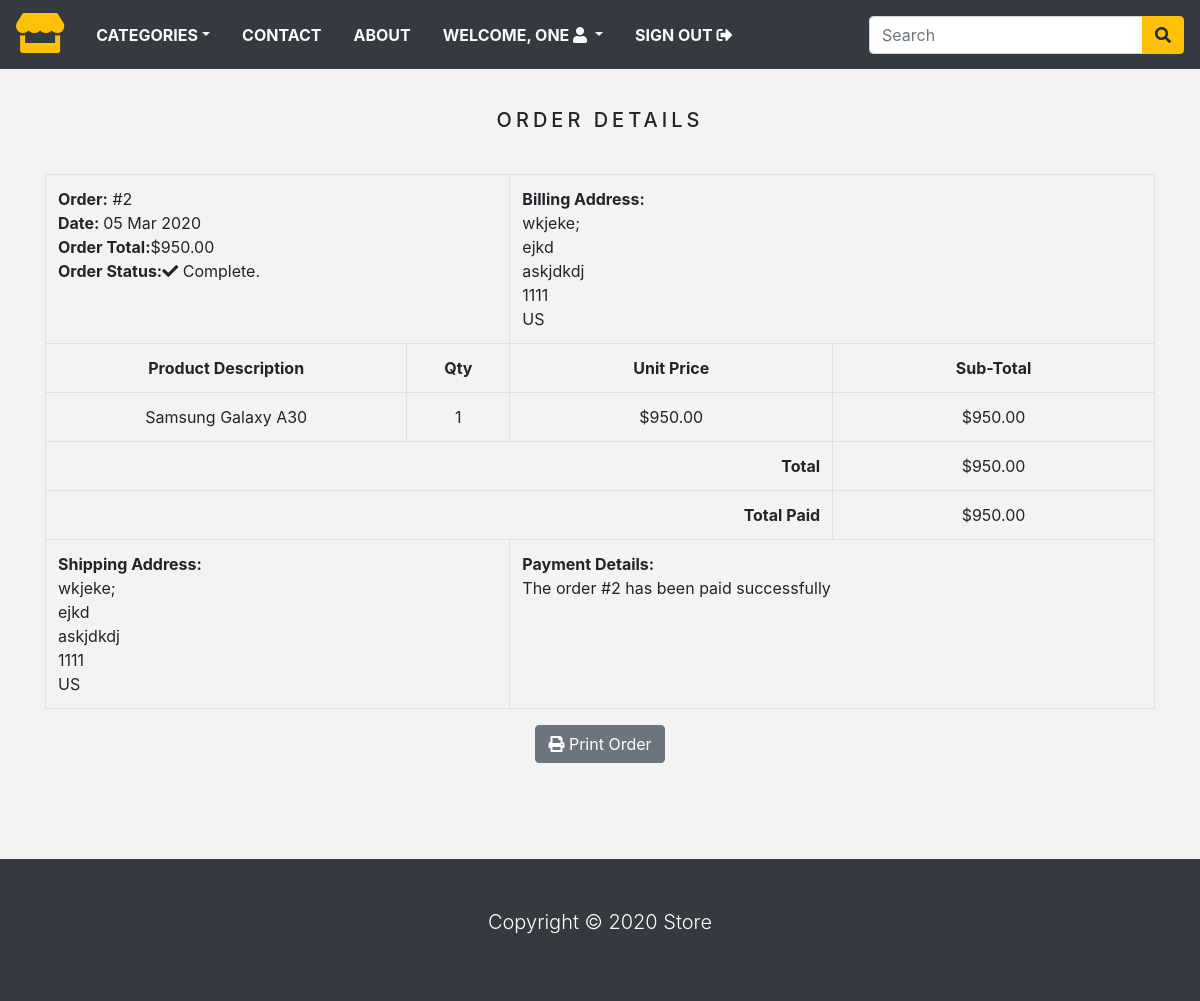
Screenshot of /order/2 (signed in) with the database file from the repository.
### store/models.py (models this page shows, shortened)
class Order(models.Model):
    token = models.CharField(max_length=250, blank=True)
    total = models.DecimalField(max_digits=10, decimal_places=2, verbose_name='USD Order Total')
    emailAddress = models.EmailField(max_length=250, blank=True, verbose_name='Email Address')
    created = models.DateTimeField(auto_now_add=True)
    billingName = models.CharField(max_length=250, blank=True)
    billingAddress1 = models.CharField(max_length=250, blank=True)
    billingCity = models.CharField(max_length=250, blank=True)
    billingPostcode = models.CharField(max_length=250, blank=True)
    billingCountry = models.CharField(max_length=250, blank=True)
    shippingName = models.CharField(max_length=250, blank=True)
    shippingAddress1 = models.CharField(max_length=250, blank=True)
    shippingCity = models.CharField(max_length=250, blank=True)
    shippingPostcode = models.CharField(max_length=250, blank=True)
    shippingCountry = models.CharField(max_length=250, blank=True)
    class Meta:
        db_table = 'Order'
        ordering = ['-created']

class OrderItem(models.Model):
    product = models.CharField(max_length=250)
    quantity = models.IntegerField()
    price = models.DecimalField(max_digits=10, decimal_places=2, verbose_name='USD Price')
    order = models.ForeignKey( Order, on_delete= models.CASCADE)
    class Meta:
        db_table = 'OrderItem'
    def sub_total(self):
        return self.quantity * self.price

### store/views.py (the view)
# urls.py: path('order/<int:order_id>', views.viewOrder, name='order_detail'),
@login_required(redirect_field_name='next', login_url='signin')
def viewOrder(request, order_id):
    if request.user.is_authenticated:
        email = str(request.user.email)
        order = Order.objects.get(id=order_id, emailAddress=email)
        order_items = OrderItem.objects.filter(order=order)
    return render(request, 'order_detail.html', {'order': order, 'order_items': order_items})

### store/context_processors.py (called while the page is built)
def counter(request):
    item_count = 0
    if 'admin' in request.path:
        return {}
    else:
        try:
            cart = Cart.objects.filter(cart_id =_cart_id(request))
            cart_items = CartItem.objects.all().filter(cart=cart[:1])
            for cart_item in cart_items:
                item_count += cart_item.quantity
        except Cart.DoesNotExist:
            item_count = 0
    return dict(item_count= item_count)

### store/views.py (called while the page is built)
def _cart_id(request):
    cart = request.session.session_key
    if not cart:
        cart = request.session.create()
    return cart

### store/templates/order_detail.html (shortened to what this page needs)
{% extends 'base.html' %}
{% load static %}
{% block content %}
<div class="container">
<div class="text-center">
    <br>
    <h1 class="text-center product_title">
        Order Details
    </h1>
    <br>
    <table class="table table-bordered">
        <tr>
            <td class="text-left" colspan="2">
                <b>Order:</b> #{{ order.id }} <br>
                <b>Date: </b>{{ order.created|date:"d M Y" }} <br>
                <b>Order Total:</b>${{ order.total }} <br>
                <b>Order Status:</b><i class="fas fa-check"></i> Complete.
            </td>
            <td class="text-left" colspan="2">
                <b>Billing Address: </b> <br>
                {{ order.billingName }} <br>
                {{ order.billingAddress1 }} <br>
                {{ order.billingCity }} <br>
                {{ order.billingPostcode }} <br>
                {{ order.billingCountry }} <br>
            </td>
        </tr>
        <tr>
            <td><b>Product Description</b></td>
            <td><b> Qty</b></td>
            <td><b>Unit Price</b></td>
            <td><b>Sub-Total</b></td>
        </tr>
        {% for item in order_items %}
        <tr>
            <td>{{ item.product }}</td>
            <td>{{ item.quantity }}</td>
            <td>${{ item.price }}</td>
            <td>${{ item.sub_total }}</td>
        </tr>
        {% endfor %}
        <tr>
            <td class="text-right" colspan="3"><b>Total</b></td>
            <td>${{ order.total }}</td>
        </tr>
        <tr>
            <td class="text-right" colspan="3"><b>Total Paid</b></td>
            <td>${{ order.total }}</td>
        </tr>
        <tr>
            <td class="text-left" colspan="2">
                <b>Shipping Address: </b><br>
                {{ order.shippingName }} <br>
                {{ order.shippingAddress1 }} <br>
                {{ order.shippingCity }} <br>
                {{ order.shippingPostcode }} <br>
                {{ order.shippingCountry }} <br>
            </td>
            <td class="text-left" colspan="2">
                <b>Payment Details:</b> <br>
                The order #{{ order.id }} has been paid successfully
            </td>
        </tr>
    </table>
    <button class="btn btn-secondary" onclick="window.print();">
        <i class="fas fa-print"></i>
        Print Order
    </button>
</div>
</div>
<br><br>
{% endblock %}

### store/templates/navbar.html (shortened to what this page needs)
<nav class="navbar navbar-expand-md navbar-light bg-dark">
        <a href="/" class="navbar-brand"><i class="fas fa-store text-warning fa-2x"></i></i></a>
        <div class="collapse navbar-collapse justify-content-between" id="nav">
        <ul class="navbar-nav">
            <li class="nav-item dropdown"><a class="nav-link text-light text-uppercase font-weight-bold px-3 dropdown-toggle"
              href=""data-toggle="dropdown">Categories</a>
            </li>
            <li class="nav-item"><a class="nav-link text-light text-uppercase font-weight-bold px-3" href="{% url 'contact' %}">Contact</a> </li>
            <li class="nav-item"><a class="nav-link text-light text-uppercase font-weight-bold px-3" href="">About</a> </li>
            {% if request.user.is_authenticated and request.user.first_name %}
            <li class="nav-item dropdown">
                <a class="nav-link text-light text-uppercase font-weight-bold px-3 dropdown-toggle" data-toggle="dropdown">
                Welcome, {{ request.user.first_name }} <i class="fas fa-user circle"></i>
                </a>
            </li>
            <li class="nav-item">
                <a class="nav-link text-light text-uppercase font-weight-bold px-3" href="{% url 'signout' %}">
                Sign Out <i class="fas fa-sign-out-alt"></i>
                </a>
            </li>
            {% endif %}
        </ul>
        <form class="form-inline ml-3" action="{% url 'search' %}", method="GET">
            <div class="input-group">
                <input type="text" name="title" class="form-control" placeholder="Search">
                <div class="input-group-append">
                    <button type="submit" class="btn btn-warning" ><i class="fas fa-search"></i></button>
                </div>
            </div>
        </form>
    </div>
    </nav>

### store/static/css/base.css (style rules this page uses)
body { background: #f3f3f3; }
.product_title { font-size: 20px; text-transform: uppercase; letter-spacing: .2em; padding-top: 15px; padding-bottom: 10px; }

### rows the page displays
Order: id "2", created "05 Mar 2020", total "950.00", billingName "wkjeke;", billingAddress1 "ejkd", billingCity "askjdkdj", billingPostcode "1111", billingCountry "US", shippingName "wkjeke;", shippingAddress1 "ejkd", shippingCity "askjdkdj", shippingPostcode "1111", shippingCountry "US"
OrderItem: product "Samsung Galaxy A30", quantity "1", price "950.00", sub_total "950.00"

### other values shown
{{ request.user.first_name }} "ONE"
